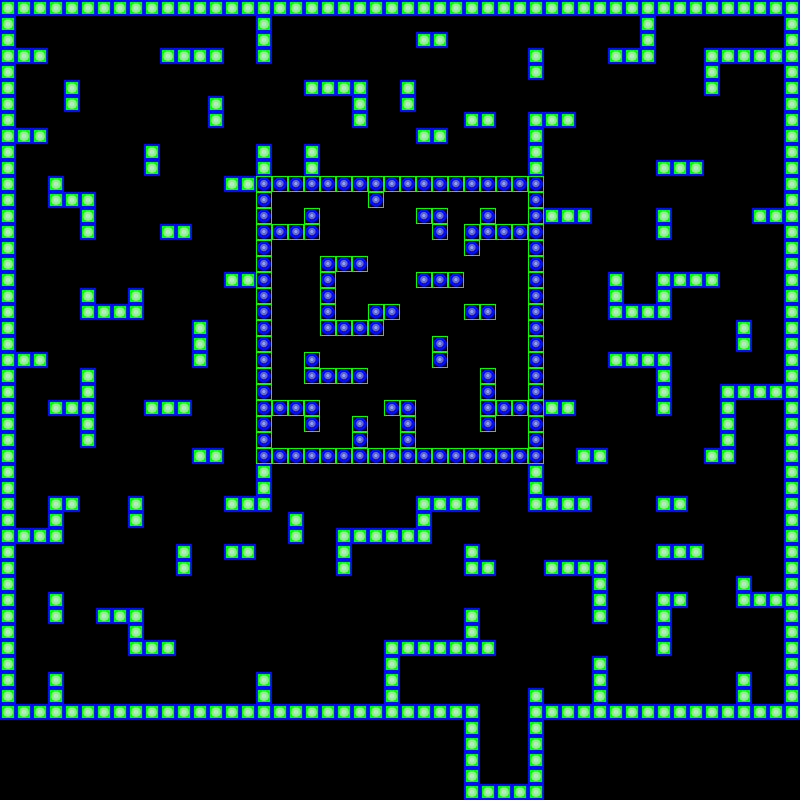

Tiled map render using the project's own tile images. Description and the whole map definition, tile-layer contents included, below:
An orthogonal 50x50 tile map with 16x16 px tiles, 1 tile layer (Tile Layer 1).

<map version="1.0" orientation="orthogonal" renderorder="right-down" width="50" height="50" tilewidth="16" tileheight="16" nextobjectid="1">
 <tileset firstgid="1" name="tiles-1" tilewidth="16" tileheight="16">
  <image source="tiles-1.png" width="64" height="32" />
 </tileset>
 <layer name="Tile Layer 1" width="50" height="50">
  <data encoding="csv">
5,5,5,5,5,5,5,5,5,5,5,5,5,5,5,5,5,5,5,5,5,5,5,5,5,5,5,5,5,5,5,5,5,5,5,5,5,5,5,5,5,5,5,5,5,5,5,5,5,5,
5,0,0,0,0,0,0,0,0,0,0,0,0,0,0,0,5,0,0,0,0,0,0,0,0,0,0,0,0,0,0,0,0,0,0,0,0,0,0,0,5,0,0,0,0,0,0,0,0,5,
5,0,0,0,0,0,0,0,0,0,0,0,0,0,0,0,5,0,0,0,0,0,0,0,0,0,5,5,0,0,0,0,0,0,0,0,0,0,0,0,5,0,0,0,0,0,0,0,0,5,
5,5,5,0,0,0,0,0,0,0,5,5,5,5,0,0,5,0,0,0,0,0,0,0,0,0,0,0,0,0,0,0,0,5,0,0,0,0,5,5,5,0,0,0,5,5,5,5,5,5,
5,0,0,0,0,0,0,0,0,0,0,0,0,0,0,0,0,0,0,0,0,0,0,0,0,0,0,0,0,0,0,0,0,5,0,0,0,0,0,0,0,0,0,0,5,0,0,0,0,5,
5,0,0,0,5,0,0,0,0,0,0,0,0,0,0,0,0,0,0,5,5,5,5,0,0,5,0,0,0,0,0,0,0,0,0,0,0,0,0,0,0,0,0,0,5,0,0,0,0,5,
5,0,0,0,5,0,0,0,0,0,0,0,0,5,0,0,0,0,0,0,0,0,5,0,0,5,0,0,0,0,0,0,0,0,0,0,0,0,0,0,0,0,0,0,0,0,0,0,0,5,
5,0,0,0,0,0,0,0,0,0,0,0,0,5,0,0,0,0,0,0,0,0,5,0,0,0,0,0,0,5,5,0,0,5,5,5,0,0,0,0,0,0,0,0,0,0,0,0,0,5,
5,5,5,0,0,0,0,0,0,0,0,0,0,0,0,0,0,0,0,0,0,0,0,0,0,0,5,5,0,0,0,0,0,5,0,0,0,0,0,0,0,0,0,0,0,0,0,0,0,5,
5,0,0,0,0,0,0,0,0,5,0,0,0,0,0,0,5,0,0,5,0,0,0,0,0,0,0,0,0,0,0,0,0,5,0,0,0,0,0,0,0,0,0,0,0,0,0,0,0,5,
5,0,0,0,0,0,0,0,0,5,0,0,0,0,0,0,5,0,0,5,0,0,0,0,0,0,0,0,0,0,0,0,0,5,0,0,0,0,0,0,0,5,5,5,0,0,0,0,0,5,
5,0,0,5,0,0,0,0,0,0,0,0,0,0,5,5,1,1,1,1,1,1,1,1,1,1,1,1,1,1,1,1,1,1,0,0,0,0,0,0,0,0,0,0,0,0,0,0,0,5,
5,0,0,5,5,5,0,0,0,0,0,0,0,0,0,0,1,0,0,0,0,0,0,1,0,0,0,0,0,0,0,0,0,1,0,0,0,0,0,0,0,0,0,0,0,0,0,0,0,5,
5,0,0,0,0,5,0,0,0,0,0,0,0,0,0,0,1,0,0,1,0,0,0,0,0,0,1,1,0,0,1,0,0,1,5,5,5,0,0,0,0,5,0,0,0,0,0,5,5,5,
5,0,0,0,0,5,0,0,0,0,5,5,0,0,0,0,1,1,1,1,0,0,0,0,0,0,0,1,0,1,1,1,1,1,0,0,0,0,0,0,0,5,0,0,0,0,0,0,0,5,
5,0,0,0,0,0,0,0,0,0,0,0,0,0,0,0,1,0,0,0,0,0,0,0,0,0,0,0,0,1,0,0,0,1,0,0,0,0,0,0,0,0,0,0,0,0,0,0,0,5,
5,0,0,0,0,0,0,0,0,0,0,0,0,0,0,0,1,0,0,0,1,1,1,0,0,0,0,0,0,0,0,0,0,1,0,0,0,0,0,0,0,0,0,0,0,0,0,0,0,5,
5,0,0,0,0,0,0,0,0,0,0,0,0,0,5,5,1,0,0,0,1,0,0,0,0,0,1,1,1,0,0,0,0,1,0,0,0,0,5,0,0,5,5,5,5,0,0,0,0,5,
5,0,0,0,0,5,0,0,5,0,0,0,0,0,0,0,1,0,0,0,1,0,0,0,0,0,0,0,0,0,0,0,0,1,0,0,0,0,5,0,0,5,0,0,0,0,0,0,0,5,
5,0,0,0,0,5,5,5,5,0,0,0,0,0,0,0,1,0,0,0,1,0,0,1,1,0,0,0,0,1,1,0,0,1,0,0,0,0,5,5,5,5,0,0,0,0,0,0,0,5,
5,0,0,0,0,0,0,0,0,0,0,0,5,0,0,0,1,0,0,0,1,1,1,1,0,0,0,0,0,0,0,0,0,1,0,0,0,0,0,0,0,0,0,0,0,0,5,0,0,5,
5,0,0,0,0,0,0,0,0,0,0,0,5,0,0,0,1,0,0,0,0,0,0,0,0,0,0,1,0,0,0,0,0,1,0,0,0,0,0,0,0,0,0,0,0,0,5,0,0,5,
5,5,5,0,0,0,0,0,0,0,0,0,5,0,0,0,1,0,0,1,0,0,0,0,0,0,0,1,0,0,0,0,0,1,0,0,0,0,5,5,5,5,0,0,0,0,0,0,0,5,
5,0,0,0,0,5,0,0,0,0,0,0,0,0,0,0,1,0,0,1,1,1,1,0,0,0,0,0,0,0,1,0,0,1,0,0,0,0,0,0,0,5,0,0,0,0,0,0,0,5,
5,0,0,0,0,5,0,0,0,0,0,0,0,0,0,0,1,0,0,0,0,0,0,0,0,0,0,0,0,0,1,0,0,1,0,0,0,0,0,0,0,5,0,0,0,5,5,5,5,5,
5,0,0,5,5,5,0,0,0,5,5,5,0,0,0,0,1,1,1,1,0,0,0,0,1,1,0,0,0,0,1,1,1,1,5,5,0,0,0,0,0,5,0,0,0,5,0,0,0,5,
5,0,0,0,0,5,0,0,0,0,0,0,0,0,0,0,1,0,0,1,0,0,1,0,0,1,0,0,0,0,1,0,0,1,0,0,0,0,0,0,0,0,0,0,0,5,0,0,0,5,
5,0,0,0,0,5,0,0,0,0,0,0,0,0,0,0,1,0,0,0,0,0,1,0,0,1,0,0,0,0,0,0,0,1,0,0,0,0,0,0,0,0,0,0,0,5,0,0,0,5,
5,0,0,0,0,0,0,0,0,0,0,0,5,5,0,0,1,1,1,1,1,1,1,1,1,1,1,1,1,1,1,1,1,1,0,0,5,5,0,0,0,0,0,0,5,5,0,0,0,5,
5,0,0,0,0,0,0,0,0,0,0,0,0,0,0,0,5,0,0,0,0,0,0,0,0,0,0,0,0,0,0,0,0,5,0,0,0,0,0,0,0,0,0,0,0,0,0,0,0,5,
5,0,0,0,0,0,0,0,0,0,0,0,0,0,0,0,5,0,0,0,0,0,0,0,0,0,0,0,0,0,0,0,0,5,0,0,0,0,0,0,0,0,0,0,0,0,0,0,0,5,
5,0,0,5,5,0,0,0,5,0,0,0,0,0,5,5,5,0,0,0,0,0,0,0,0,0,5,5,5,5,0,0,0,5,5,5,5,0,0,0,0,5,5,0,0,0,0,0,0,5,
5,0,0,5,0,0,0,0,5,0,0,0,0,0,0,0,0,0,5,0,0,0,0,0,0,0,5,0,0,0,0,0,0,0,0,0,0,0,0,0,0,0,0,0,0,0,0,0,0,5,
5,5,5,5,0,0,0,0,0,0,0,0,0,0,0,0,0,0,5,0,0,5,5,5,5,5,5,0,0,0,0,0,0,0,0,0,0,0,0,0,0,0,0,0,0,0,0,0,0,5,
5,0,0,0,0,0,0,0,0,0,0,5,0,0,5,5,0,0,0,0,0,5,0,0,0,0,0,0,0,5,0,0,0,0,0,0,0,0,0,0,0,5,5,5,0,0,0,0,0,5,
5,0,0,0,0,0,0,0,0,0,0,5,0,0,0,0,0,0,0,0,0,5,0,0,0,0,0,0,0,5,5,0,0,0,5,5,5,5,0,0,0,0,0,0,0,0,0,0,0,5,
5,0,0,0,0,0,0,0,0,0,0,0,0,0,0,0,0,0,0,0,0,0,0,0,0,0,0,0,0,0,0,0,0,0,0,0,0,5,0,0,0,0,0,0,0,0,5,0,0,5,
5,0,0,5,0,0,0,0,0,0,0,0,0,0,0,0,0,0,0,0,0,0,0,0,0,0,0,0,0,0,0,0,0,0,0,0,0,5,0,0,0,5,5,0,0,0,5,5,5,5,
5,0,0,5,0,0,5,5,5,0,0,0,0,0,0,0,0,0,0,0,0,0,0,0,0,0,0,0,0,5,0,0,0,0,0,0,0,5,0,0,0,5,0,0,0,0,0,0,0,5,
5,0,0,0,0,0,0,0,5,0,0,0,0,0,0,0,0,0,0,0,0,0,0,0,0,0,0,0,0,5,0,0,0,0,0,0,0,0,0,0,0,5,0,0,0,0,0,0,0,5,
5,0,0,0,0,0,0,0,5,5,5,0,0,0,0,0,0,0,0,0,0,0,0,0,5,5,5,5,5,5,5,0,0,0,0,0,0,0,0,0,0,5,0,0,0,0,0,0,0,5,
5,0,0,0,0,0,0,0,0,0,0,0,0,0,0,0,0,0,0,0,0,0,0,0,5,0,0,0,0,0,0,0,0,0,0,0,0,5,0,0,0,0,0,0,0,0,0,0,0,5,
5,0,0,5,0,0,0,0,0,0,0,0,0,0,0,0,5,0,0,0,0,0,0,0,5,0,0,0,0,0,0,0,0,0,0,0,0,5,0,0,0,0,0,0,0,0,5,0,0,5,
5,0,0,5,0,0,0,0,0,0,0,0,0,0,0,0,5,0,0,0,0,0,0,0,5,0,0,0,0,0,0,0,0,5,0,0,0,5,0,0,0,0,0,0,0,0,5,0,0,5,
5,5,5,5,5,5,5,5,5,5,5,5,5,5,5,5,5,5,5,5,5,5,5,5,5,5,5,5,5,5,0,0,0,5,5,5,5,5,5,5,5,5,5,5,5,5,5,5,5,5,
0,0,0,0,0,0,0,0,0,0,0,0,0,0,0,0,0,0,0,0,0,0,0,0,0,0,0,0,0,5,0,0,0,5,0,0,0,0,0,0,0,0,0,0,0,0,0,0,0,0,
0,0,0,0,0,0,0,0,0,0,0,0,0,0,0,0,0,0,0,0,0,0,0,0,0,0,0,0,0,5,0,0,0,5,0,0,0,0,0,0,0,0,0,0,0,0,0,0,0,0,
0,0,0,0,0,0,0,0,0,0,0,0,0,0,0,0,0,0,0,0,0,0,0,0,0,0,0,0,0,5,0,0,0,5,0,0,0,0,0,0,0,0,0,0,0,0,0,0,0,0,
0,0,0,0,0,0,0,0,0,0,0,0,0,0,0,0,0,0,0,0,0,0,0,0,0,0,0,0,0,5,0,0,0,5,0,0,0,0,0,0,0,0,0,0,0,0,0,0,0,0,
0,0,0,0,0,0,0,0,0,0,0,0,0,0,0,0,0,0,0,0,0,0,0,0,0,0,0,0,0,5,5,5,5,5,0,0,0,0,0,0,0,0,0,0,0,0,0,0,0,0
</data>
 </layer>
</map>